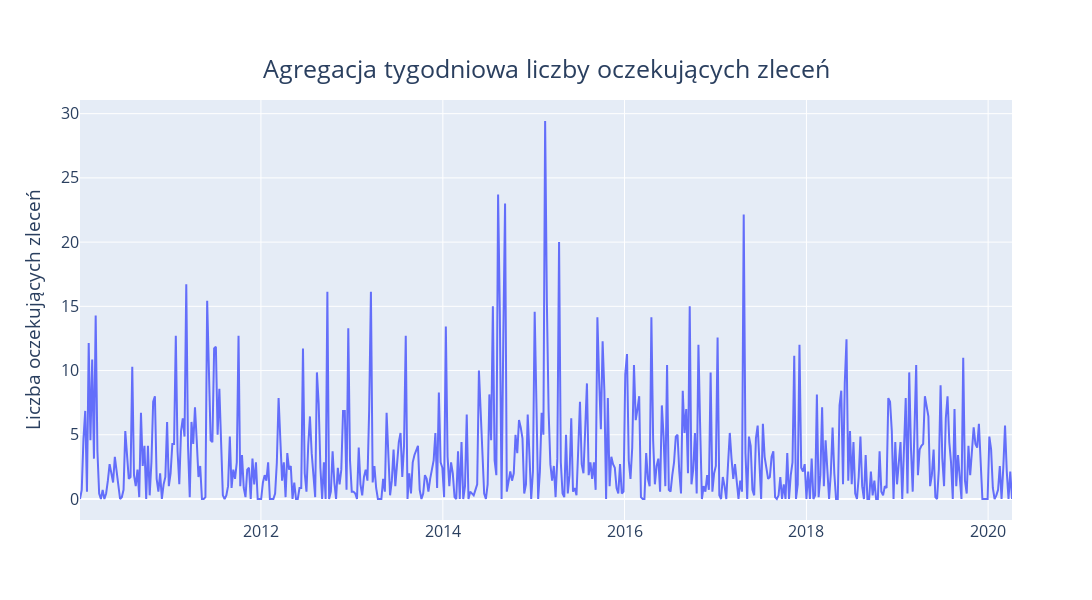

The code cell stored with this chart in its notebook:
### Code cell
fig = go.Figure()
fig.add_trace(go.Scatter(x=dates,
                         y=avg_oczekujacych_week))
fig.update_layout(title={
    'text': f'Agregacja tygodniowa liczby oczekujących zleceń',
'y': 0.9,
'x':0.5},
width=1200,
height=600,
titlefont=dict(size=25),
                 font=dict(size=16),
xaxis_title='',
                 yaxis_title='Liczba oczekujących zleceń')
fig.show()

### Figure 1 — Plotly figure (JSON) as saved in the notebook; plotly's stock layout.template omitted (floating-point values rounded to 4 significant figures; data arrays with more than 128 entries replaced by an {"elided": "..."} marker saying what was removed)
{"data": [{"type": "scatter", "x": {"elided": "536 str values"}, "y": {"elided": "536 float values"}}], "layout": {"font": {"size": 16}, "height": 600, "title": {"font": {"size": 25}, "text": "Agregacja tygodniowa liczby oczekujących zleceń", "x": 0.5, "y": 0.9}, "width": 1200, "xaxis": {"title": {"text": ""}}, "yaxis": {"title": {"text": "Liczba oczekujących zleceń"}}}}
